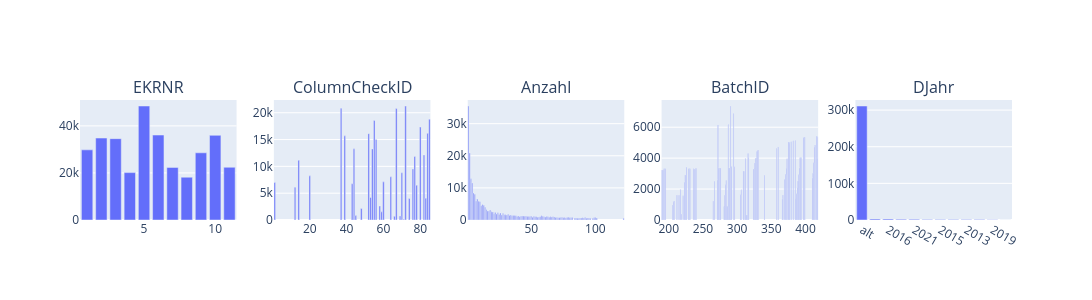

Notebook code for this chart:
### Code cell
tbl.describe_df(Checks.project("* exclude (ID)").to_df(),'checks', fig_cols=5)

### Figure 1 — Plotly figure (JSON) as saved in the notebook; plotly's stock layout.template omitted (floating-point values rounded to 4 significant figures)
{"data": [{"hovertemplate": "x=%{x}<br>y=%{y}<extra></extra>", "legendgroup": "", "marker": {"color": "#636efa", "pattern": {"shape": ""}}, "name": "", "orientation": "v", "showlegend": false, "textposition": "auto", "type": "bar", "x": [5, 6, 10, 2, 3, 1, 9, 11, 7, 4, 8], "xaxis": "x", "y": [48436, 36096, 35972, 34814, 34557, 29806, 28553, 22405, 22349, 20129, 18180], "yaxis": "y"}, {"hovertemplate": "x=%{x}<br>y=%{y}<extra></extra>", "legendgroup": "", "marker": {"color": "#636efa", "pattern": {"shape": ""}}, "name": "", "orientation": "v", "showlegend": false, "textposition": "auto", "type": "bar", "x": [72, 37, 67, 85, 55, 80, 84, 52, 39, 56, 44, 54, 82, 77, 14, 76, 70, 20, 64, 60, 1, 43, 78, 12, 53, 83, 74, 58, 48, 59, 45, 69, 66, 71], "xaxis": "x2", "y": [21257, 20829, 20787, 18804, 18568, 17335, 16154, 16104, 15695, 15016, 13276, 13257, 12112, 11859, 11151, 9511, 8816, 8233, 8059, 7111, 6998, 6762, 6491, 6130, 4205, 4058, 4020, 2615, 2148, 1516, 823, 758, 681, 158], "yaxis": "y2"}, {"hovertemplate": "x=%{x}<br>y=%{y}<extra></extra>", "legendgroup": "", "marker": {"color": "#636efa", "pattern": {"shape": ""}}, "name": "", "orientation": "v", "showlegend": false, "textposition": "auto", "type": "bar", "x": [1, 2, 3, 4, 5, 6, 8, 7, 9, 10, 12, 13, 11, 14, 15, 18, 17, 16, 19, 20, 22, 24, 26, 28, 21, 23, 32, 25, 29, 30, 31, 27, 34, 37, 33, 36, 38, 35, 58, 40, 43, 44, 59, 46, 42, 45, 50, 62, 48, 39, 47, 52, 41, 54, 57, 67, 60, 53, 63, 49, 65, 68, 56, 66, 61, 55, 79, 51, 64, 70, 69, 82, 73, 78, 76, 100, 74, 92, 90, 71, 81, 75, 72, 80, 99, 94, 84, 88, 77, 91, 89, 85, 101, 95, 93, 87, 122, 86, 98, 96], "xaxis": "x3", "y": [35504, 20839, 12830, 11498, 8377, 7991, 6533, 5919, 5876, 5699, 4825, 4618, 4467, 3945, 3158, 3117, 2807, 2788, 2560, 2507, 2319, 2254, 2199, 1987, 1964, 1847, 1824, 1736, 1663, 1605, 1589, 1586, 1579, 1439, 1432, 1423, 1351, 1337, 1309, 1266, 1224, 1210, 1201, 1171, 1150, 1146, 1140, 1120, 1119, 1090, 1062, 1057, 1047, 1041, 1033, 1033, 1031, 1028, 1013, 1001, 974, 967, 946, 903, 900, 841, 824, 824, 819, 807, 802, 785, 766, 762, 759, 758, 749, 741, 723, 714, 698, 697, 693, 677, 670, 658, 657, 645, 641, 634, 628, 624, 617, 602, 573, 568, 555, 554, 547, 537], "yaxis": "y3"}, {"hovertemplate": "x=%{x}<br>y=%{y}<extra></extra>", "legendgroup": "", "marker": {"color": "#636efa", "pattern": {"shape": ""}}, "name": "", "orientation": "v", "showlegend": false, "textposition": "auto", "type": "bar", "x": [290, 295, 287, 272, 416, 418, 399, 398, 397, 385, 382, 379, 376, 375, 377, 414, 360, 413, 358, 331, 330, 329, 316, 317, 394, 392, 393, 328, 327, 417, 312, 373, 412, 326, 296, 291, 292, 226, 391, 274, 275, 276, 273, 289, 288, 372, 240, 193, 194, 195, 230, 231, 229, 239, 325, 236, 238, 324, 192, 191, 190, 309, 310, 411, 371, 390, 225, 224, 340, 410, 369, 271, 284, 389, 267, 223, 283, 388, 217, 306, 387, 305, 367, 212, 282, 215, 221, 386, 366, 208, 265, 207, 206, 285, 286, 281, 219, 315, 313, 314], "xaxis": "x4", "y": [7372, 6891, 6176, 6142, 5410, 5383, 5350, 5329, 5326, 5146, 5132, 5066, 5043, 5041, 4941, 4851, 4725, 4698, 4616, 4526, 4495, 4432, 4302, 4049, 4024, 4023, 4021, 4005, 3999, 3978, 3972, 3956, 3707, 3691, 3447, 3444, 3444, 3411, 3367, 3366, 3366, 3362, 3361, 3361, 3355, 3326, 3325, 3319, 3319, 3319, 3317, 3317, 3317, 3316, 3311, 3307, 3301, 3300, 3230, 3229, 3228, 3166, 3154, 3027, 2936, 2926, 2916, 2916, 2870, 2712, 2621, 2590, 2550, 2526, 2507, 2447, 2278, 2104, 1969, 1949, 1699, 1634, 1624, 1599, 1599, 1596, 1569, 1375, 1354, 1235, 1229, 1176, 967, 871, 871, 865, 390, 301, 301, 301], "yaxis": "y4"}, {"hovertemplate": "x=%{x}<br>y=%{y}<extra></extra>", "legendgroup": "", "marker": {"color": "#636efa", "pattern": {"shape": ""}}, "name": "", "orientation": "v", "showlegend": false, "textposition": "auto", "type": "bar", "x": ["alt", "2014", "2016", "2022", "2021", "2018", "2015", "2023", "2013", "2017", "2019", "2020"], "xaxis": "x5", "y": [311141, 2628, 2496, 1886, 1763, 1582, 1458, 1395, 1351, 1194, 600, 215], "yaxis": "y5"}], "layout": {"annotations": [{"font": {"size": 16}, "showarrow": false, "text": "EKRNR", "x": 0.084, "xanchor": "center", "xref": "paper", "y": 1, "yanchor": "bottom", "yref": "paper"}, {"font": {"size": 16}, "showarrow": false, "text": "ColumnCheckID", "x": 0.292, "xanchor": "center", "xref": "paper", "y": 1, "yanchor": "bottom", "yref": "paper"}, {"font": {"size": 16}, "showarrow": false, "text": "Anzahl", "x": 0.5, "xanchor": "center", "xref": "paper", "y": 1, "yanchor": "bottom", "yref": "paper"}, {"font": {"size": 16}, "showarrow": false, "text": "BatchID", "x": 0.708, "xanchor": "center", "xref": "paper", "y": 1, "yanchor": "bottom", "yref": "paper"}, {"font": {"size": 16}, "showarrow": false, "text": "DJahr", "x": 0.916, "xanchor": "center", "xref": "paper", "y": 1, "yanchor": "bottom", "yref": "paper"}], "height": 300, "width": 1500, "xaxis": {"anchor": "y", "domain": [0, 0.168]}, "xaxis2": {"anchor": "y2", "domain": [0.208, 0.376]}, "xaxis3": {"anchor": "y3", "domain": [0.416, 0.584]}, "xaxis4": {"anchor": "y4", "domain": [0.624, 0.792]}, "xaxis5": {"anchor": "y5", "domain": [0.832, 1]}, "yaxis": {"anchor": "x", "domain": [0, 1]}, "yaxis2": {"anchor": "x2", "domain": [0, 1]}, "yaxis3": {"anchor": "x3", "domain": [0, 1]}, "yaxis4": {"anchor": "x4", "domain": [0, 1]}, "yaxis5": {"anchor": "x5", "domain": [0, 1]}}}
